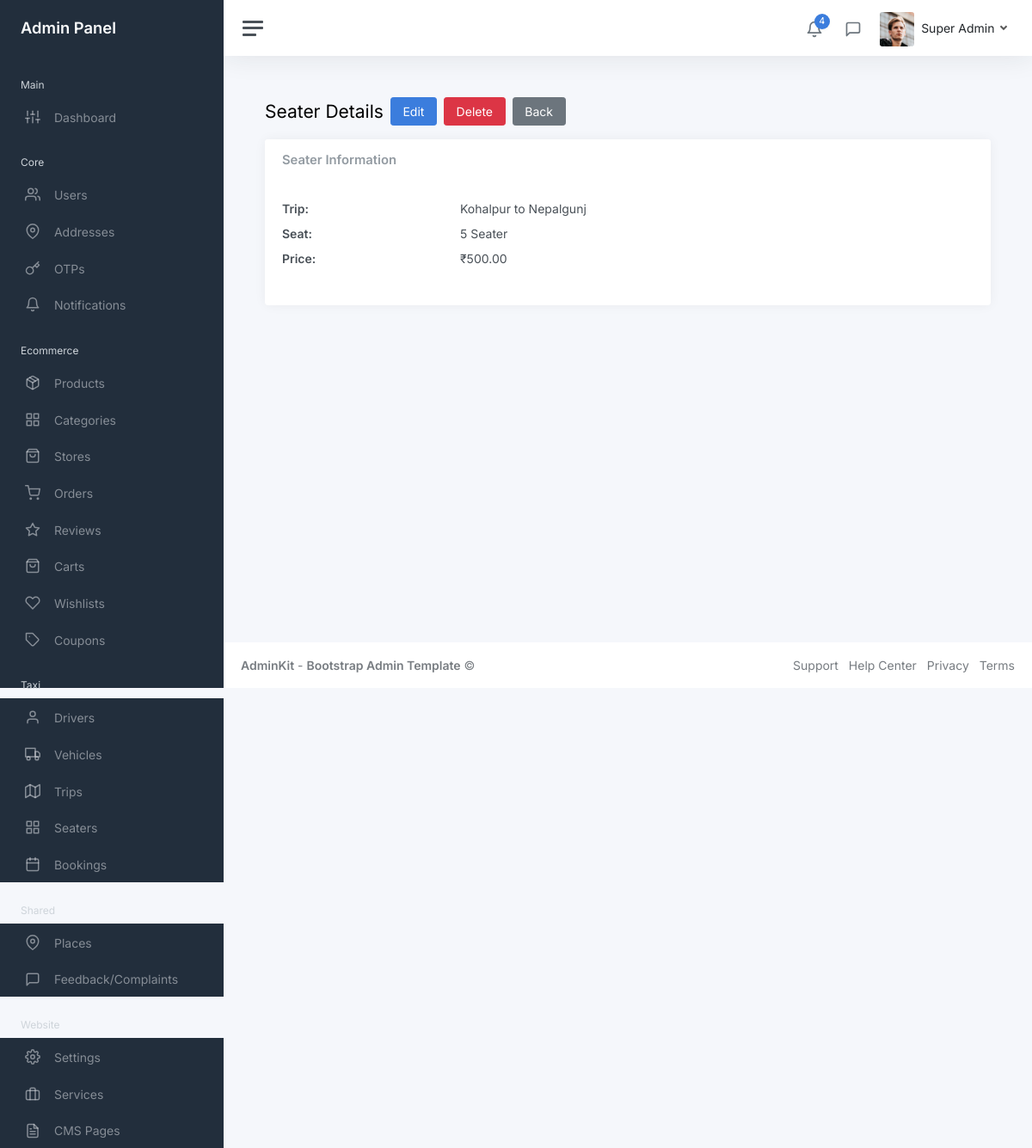
Page /myadmin/taxi/seaters/3/ (signed in) on the committed database.
### core/models.py (models this page shows, shortened)
class User(AbstractUser):
    COUNTRY_CODE_CHOICES = [
        ('+977', '+977'),
        ('+91', '+91'),
    ]
    COUNTRY_CHOICES = [
        ('Nepal', 'Nepal'),
        ('India', 'India'),
    ]
    phone = models.CharField(max_length=15, unique=True)
    name = models.CharField(max_length=100)
    email = models.EmailField(blank=True, null=True)
    country_code = models.CharField(max_length=5, choices=COUNTRY_CODE_CHOICES, default='+977')
    country = models.CharField(max_length=10, choices=COUNTRY_CHOICES, default='Nepal')
    fcm_token = models.CharField(max_length=255, blank=True, null=True)
    profile_picture = models.ImageField(upload_to='profile_pictures/', blank=True, null=True)
    national_id = models.CharField(max_length=50, blank=True, null=True, help_text='National ID number')
    national_id_document = models.ImageField(upload_to='kyc_documents/', blank=True, null=True, help_text='National ID document image')
    pan_no = models.CharField(max_length=20, blank=True, null=True, help_text='PAN (Permanent Account Number)')
    pan_document = models.ImageField(upload_to='kyc_documents/', blank=True, null=True, help_text='PAN document image')
    is_kyc_verified = models.BooleanField(default=False, help_text='Whether KYC has been verified by admin')
    kyc_submitted_at = models.DateTimeField(blank=True, null=True, help_text='When user submitted KYC information')
    kyc_verified_at = models.DateTimeField(blank=True, null=True, help_text='When KYC was verified by admin')
    created_at = models.DateTimeField(auto_now_add=True)
    updated_at = models.DateTimeField(auto_now=True)
    first_name = None
    last_name = None
    objects = UserManager()
    USERNAME_FIELD = 'phone'
    REQUIRED_FIELDS = ['name']
    class Meta:
        ordering = ['-created_at']

### taxi/models.py (models this page shows, shortened)
class Seater(models.Model):
    seat = models.CharField(max_length=50)  # e.g., "Front Seat", "Back Seat", "Window Seat"
    price = models.DecimalField(max_digits=10, decimal_places=2, validators=[MinValueValidator(0)])
    trip = models.ForeignKey(Trip, on_delete=models.CASCADE, related_name='seaters')
    class Meta:
        ordering = ['trip', 'price']

class Trip(models.Model):
    from_place = models.ForeignKey(Place, on_delete=models.CASCADE, related_name='trips_from')
    to_place = models.ForeignKey(Place, on_delete=models.CASCADE, related_name='trips_to')
    def __str__(self):
        return f"{self.from_place.name} to {self.to_place.name}"
    class Meta:
        ordering = ['from_place__name', 'to_place__name']

### shared/models.py (models this page shows, shortened)
class Place(models.Model):
    name = models.CharField(max_length=200)
    class Meta:
        ordering = ['name']

### myadmin/views/taxi/seater_views.py (the view)
# urls.py: path('seaters/<int:pk>/', seater_views.SeaterDetailView.as_view(), name='seater_detail'),
class SeaterDetailView(StaffRequiredMixin, DetailView):
    model = Seater
    template_name = 'admin/taxi/seater_detail.html'
    context_object_name = 'seater'

### myadmin/mixins.py (called while the page is built)
    def test_func(self):
        return self.request.user.is_staff

### myadmin/templates/admin/taxi/seater_detail.html
{% extends 'admin/layouts/base.html' %}
{% block content %}
<div class="container-fluid p-0">
    <div class="mb-3"><h1 class="h3 d-inline align-middle">Seater Details</h1><a class="btn btn-primary ms-2" href="{% url 'myadmin:taxi:seater_update' seater.pk %}">Edit</a><a class="btn btn-danger ms-2" href="{% url 'myadmin:taxi:seater_delete' seater.pk %}">Delete</a><a class="btn btn-secondary ms-2" href="{% url 'myadmin:taxi:seater_list' %}">Back</a></div>
    <div class="row"><div class="col-12"><div class="card"><div class="card-header"><h5 class="card-title mb-0">Seater Information</h5></div><div class="card-body">
        <dl class="row"><dt class="col-sm-3">Trip:</dt><dd class="col-sm-9">{{ seater.trip }}</dd><dt class="col-sm-3">Seat:</dt><dd class="col-sm-9">{{ seater.seat }}</dd><dt class="col-sm-3">Price:</dt><dd class="col-sm-9">₹{{ seater.price }}</dd></dl>
    </div></div></div></div>
</div>
{% endblock %}

### templates/admin/layouts/header.html (shortened to what this page needs)
{% load static %}
<nav class="navbar navbar-expand navbar-light navbar-bg">
    <a class="sidebar-toggle js-sidebar-toggle"><i class="hamburger align-self-center"></i></a>
    <div class="navbar-collapse collapse">
      <ul class="navbar-nav navbar-align">
        <li class="nav-item dropdown">
          <a class="nav-icon dropdown-toggle" href="#" id="alertsDropdown" data-bs-toggle="dropdown">
            <div class="position-relative">
              <i class="align-middle" data-feather="bell"></i>
              <span class="indicator">4</span>
            </div>
          </a>
        </li>
        <li class="nav-item dropdown">
          <a class="nav-icon dropdown-toggle" href="#" id="messagesDropdown" data-bs-toggle="dropdown">
            <div class="position-relative">
              <i class="align-middle" data-feather="message-square"></i>
            </div>
          </a>
        </li>
        <li class="nav-item dropdown">
          <a class="nav-link dropdown-toggle d-none d-sm-inline-block" href="#" data-bs-toggle="dropdown">
            {% if user.profile_picture %}
              <img src="{{ user.profile_picture.url }}" class="avatar img-fluid rounded me-1" alt="{{ user.name }}" />
            {% else %}
              <img src="{% static 'myadmin/img/avatars/avatar.jpg' %}" class="avatar img-fluid rounded me-1" alt="{{ user.name }}" />
            {% endif %}
            <span class="text-dark">{{ user.name }}</span>
          </a>
        </li>
      </ul>
    </div>
  </nav>

### rows in the picture
User: name "Super Admin"
Seater: trip "Kohalpur to Nepalgunj", seat "5 Seater", price "500.00"
